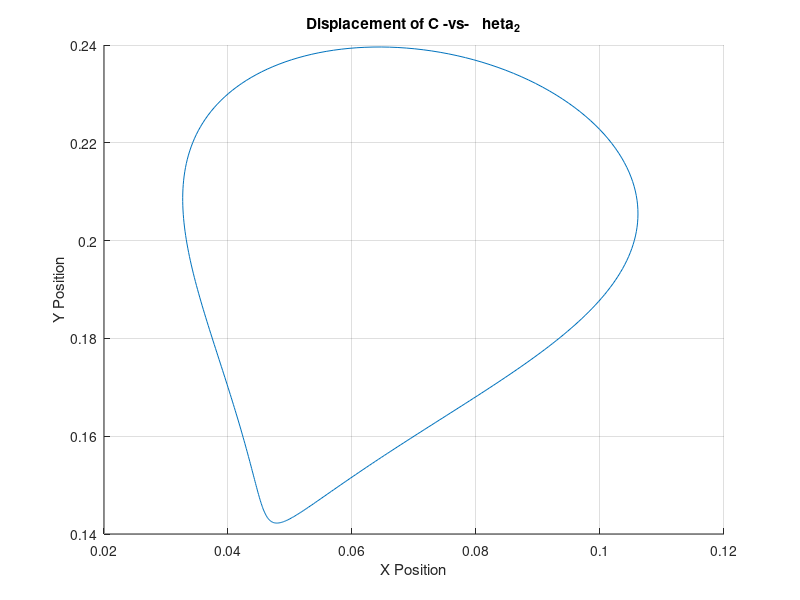
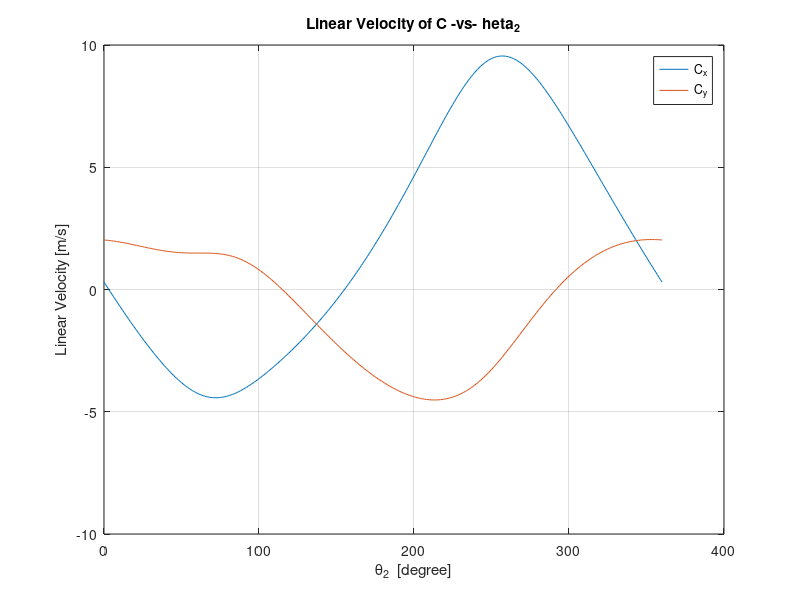
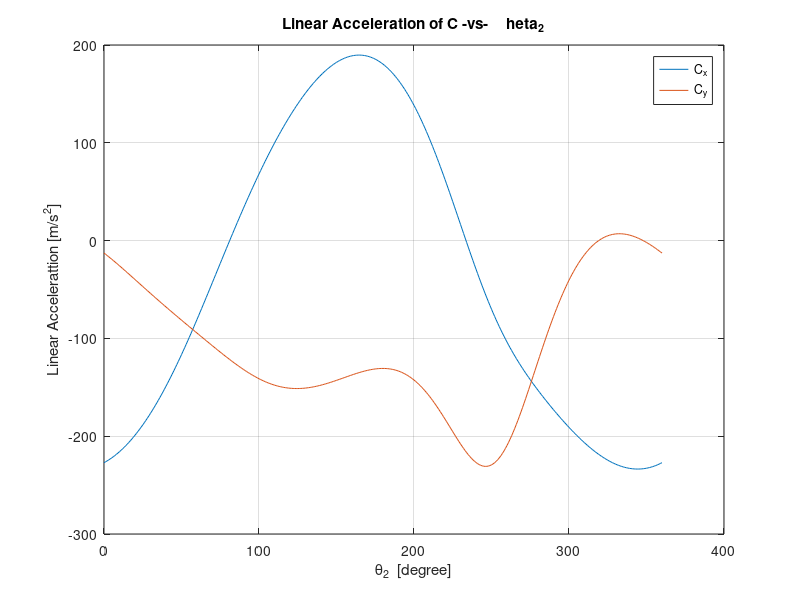
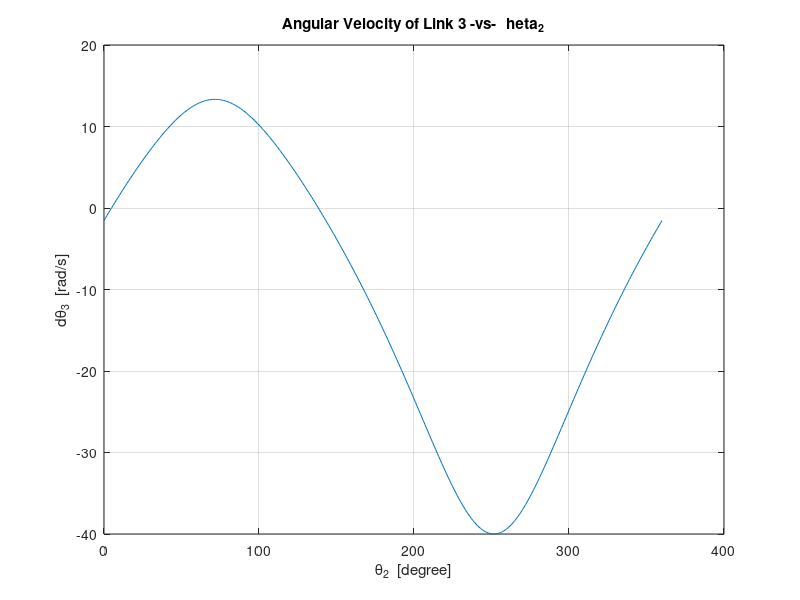

The MATLAB script that drew these images, in order:
%% Project 2

%% Hi Class,
%% Hope you have fun with this project. Please note that this skeleton is only 
%% meant to serve as a guidance. If you want to rewrite the code from scratch, you are most
%% welcome. Creativity is highly encouraged. 

% Enter all independant variables in appropriate units
% eg r2, ddtheta2, Ig:
dtheta2 = 40;
ddtheta2 = 0;

% Initialize arrays to collect desired values as needed
M12 = [];
Cx_list = zeros(1, 360);
Cy_list = zeros(1, 360);
dCx_list = zeros(1, 360);
dCy_list = zeros(1, 360);
ddCx_list = zeros(1, 360);
ddCy_list = zeros(1, 360);

theta3_list = zeros(1, 360);
dtheta3_list = zeros(1, 360);
ddtheta3_list = zeros(1, 360);

a2x_list = zeros(1, 360);
a2y_list = zeros(1, 360);
a3x_list = zeros(1, 360);
a3y_list = zeros(1, 360);

shaking_force = zeros(1, 360);
shaking_moment = zeros(1, 360);

M = cell(360, 1);

F12x_list = zeros(1, 360);
F12y_list = zeros(1, 360);
F23x_list = zeros(1, 360);
F23y_list = zeros(1, 360);
F13_list = zeros(1, 360);
M12_list = zeros(1, 360);



% Might want to use the loop to iterate through the values of theta to 
% find the required deliverables for all angles:

% NOTE: The teaching team chose to use a loop to run through the several theta 
%       values, and to use functuion calls to do the required operations. You 
%       can choose not to use either. You may get the same results, but the code
%       may be harder to look through or debug. Do whatever works best for you!  

for theta2 = 0:1:360
    
    % Eqns of angles and C for part A and B
    theta3 = atan2d((0.12-0.05*sind(theta2)), (0.04-0.05*cosd(theta2)));

    ro3x = 0.05*cosd(theta2) + 0.10*cosd(theta3);
    ro3y = 0.05*sind(theta2) + 0.10*sind(theta3);
    r3 = sqrt(ro3x^2 + ro3y^2);

    dtheta3 = ((0.05*dtheta2)/r3)*cosd(theta2 - theta3);
    ddtheta3 = -(0.05/r3)*(dtheta2^2)*sind(theta2 - theta3);

    theta3_list(theta2 + 1) = theta3;
    dtheta3_list(theta2 + 1) = dtheta3;
    ddtheta3_list(theta2 + 1) = ddtheta3;

    Cx_list(theta2 + 1) = 0.05*cosd(theta2) + 0.20*cosd(theta3);
    Cy_list(theta2 + 1) = 0.05*sind(theta2) + 0.20*sind(theta3);

    dCx_list(theta2 +1) = -0.05*dtheta2*sind(theta2) - 0.20*dtheta3*sind(theta3);
    dCy_list(theta2 +1) = 0.05*dtheta2*cosd(theta2) + 0.20*dtheta3*cosd(theta3);

    ddCx_list(theta2 +1) = -0.05*(dtheta2^2)*cosd(theta2) - 0.20*(dtheta3^2)*cosd(theta3) - 0.20*ddtheta3*sind(theta3);
    ddCy_list(theta2 +1) = -0.05*(dtheta2^2)*sind(theta2) - 0.20*(dtheta3^2)*sind(theta3) + 0.20*ddtheta3*cosd(theta3);

    dR3 = 0.05*dtheta2*sind(theta2 - theta3);
    
    % Eqns for part C
    vo3x = -0.05*dtheta2*sind(theta2) - 0.10*dtheta3*sind(theta3);
    vo3y = 0.05*dtheta2*cosd(theta2) + 0.10*dtheta3*cosd(theta3);
    
    ag2x = -0.025*(dtheta2^2)*cosd(theta2);
    ag2y = -0.025*(dtheta2^2)*sind(theta2);
    ag3x = -0.05*(dtheta2^2)*cosd(theta2) - 0.1*(dtheta3^2)*cosd(theta3) - 0.1*ddtheta3*sind(dtheta3);
    ag3y = -0.05*(dtheta2^2)*sind(theta2) - 0.1*(dtheta3^2)*sind(theta3) + 0.1*ddtheta3*cosd(dtheta3);
    
    Io = 5.33 * 10^-5;
    m2 = 0.00265;
    m3 = 0.016;

    % Solving Force matrix using Eqns from above
    B = [m2*ag2x; m2*ag2y; 0; m3*ag3x; m3*ag3y; Io*ddtheta3];
    A = [-1 0 1 0 0 0;
         0 -1 0 1 0 0;
         0 0 -0.05*sind(theta2) 0.05*cosd(theta2) 0 1;
         0 0 -1 0 cosd(theta3 - 90) 0;
         0 0 0 -1 sind(theta3 - 90) 0;
         0 0 -0.10*sind(theta3) 0.10*cosd(theta3) (r3-0.1)*cosd(theta3)*sind(theta3-90)-(r3-0.1)*sind(theta3)*cosd(theta3-90) 0
        ];

    F = A\B;
    
    M{theta2 + 1} = F;

    F12x_list(theta2 + 1) = F(1, 1);
    F12y_list(theta2 + 1) = F(2, 1);
    F23x_list(theta2 + 1) = F(3, 1);
    F23y_list(theta2 + 1) = F(4, 1);
    F13_list(theta2 + 1) = F(5, 1);
    M12_list(theta2 + 1) = F(6, 1);
    
    % Shaking force/moment Eqns for part D
    shaking_x = F(5, 1)*cosd(theta3-90) - F(1,1);
    shaking_y = F(5, 1)*sind(theta3-90) - F(2,1);
    shaking_force(theta2 + 1) = sqrt(shaking_x^2 + shaking_y^2);
    shaking_angle = atan2d(shaking_y, shaking_x);

    shaking_moment(theta2 + 1) = F(6, 1) - F(5, 1)*cosd(theta3-90)*0.12 - F(5, 1)*sind(theta3-90)*0.04;
    
end

% Plot all desired deliverables:
x = 0 : 1 : 360;
axis auto;
grid on;
figure_num = 1;
% Part A, Displacement, Linear Velocity and Linear Accelerations of C

figure(figure_num);
plot3(x, Cx_list, Cy_list);
grid on;
title("Displacement of C -vs- \theta_2");
xlabel('\theta_2  [degree]')
ylabel('X Position')
zlabel('Y Position')
view(90, 0);

figure_num = figure_num + 1;
figure(figure_num);
plot(x, dCx_list, x, dCy_list);
grid on;
legend('C_x', 'C_y'); 
title("Linear Velocity of C -vs- \theta_2");
xlabel('\theta_2  [degree]')
ylabel('Linear Velocity [m/s]')

figure_num = figure_num + 1;
figure(figure_num);
plot(x, ddCx_list, x, ddCy_list);
legend('C_x', 'C_y'); 
title("Linear Acceleration of C -vs- \theta_2");
grid on;
xlabel('\theta_2  [degree]')
ylabel('Linear Accelerattion [m/s^2]')


% Part B, Angular Velocity and Angular Acceleration of link 3,
figure_num = figure_num + 1;
figure(figure_num);
plot(x, dtheta3_list);
title("Angular Velocity of Link 3 -vs- \theta_2");
grid on;
xlabel('\theta_2  [degree]')
ylabel('d\theta_3  [rad/s]')


figure_num = figure_num + 1;
figure(figure_num);
plot(x, ddtheta3_list);
title("Angular Acceleration of Link 3 -vs- \theta_2");
grid on;
xlabel('\theta_2  [degree]')
ylabel('dd\theta_3  [rad/s^2]')


% Part C
figure_num = figure_num + 1;
figure(figure_num);
plot(x, F12x_list);
title("F12x -vs- \theta_2");
grid on;
xlabel('\theta_2  [degree]')
ylabel('F12x  [N]')

figure_num = figure_num + 1;
figure(figure_num);
plot(x, F12y_list);
title("F12y -vs- \theta_2");
grid on;
xlabel('\theta_2  [degree]')
ylabel('F12y  [N]')

figure_num = figure_num + 1;
figure(figure_num);
plot(x, F23x_list);
title("F23x -vs- \theta_2");
grid on;
xlabel('\theta_2  [degree]')
ylabel('F23x  [N]')

figure_num = figure_num + 1;
figure(figure_num);
plot(x, F23y_list);
title("F23y -vs- \theta_2");
grid on;
xlabel('\theta_2  [degree]')
ylabel('F23y  [N]')

figure_num = figure_num + 1;
figure(figure_num);
plot(x, F13_list);
title("F13 -vs- \theta_2");
grid on;
xlabel('\theta_2  [degree]')
ylabel('F13  [N]')

figure_num = figure_num + 1;
figure(figure_num);
plot(x, M12_list);
title("M12 -vs- \theta_2");
grid on;
xlabel('\theta_2  [degree]')
ylabel('M12  [N]')


% Part D
figure_num = figure_num + 1;
figure(figure_num);
plot(x, shaking_force);
title("Shaking Force -vs- \theta_2");
grid on;
xlabel('\theta_2  [degree]')
ylabel('Shaking Force  [N]')

figure_num = figure_num + 1;
figure(figure_num);
plot(x, shaking_moment);
title("Shaking Moment -vs- \theta_2");
grid on;
xlabel('\theta_2  [degree]')
ylabel('Shaking Moment  [N*m]')
